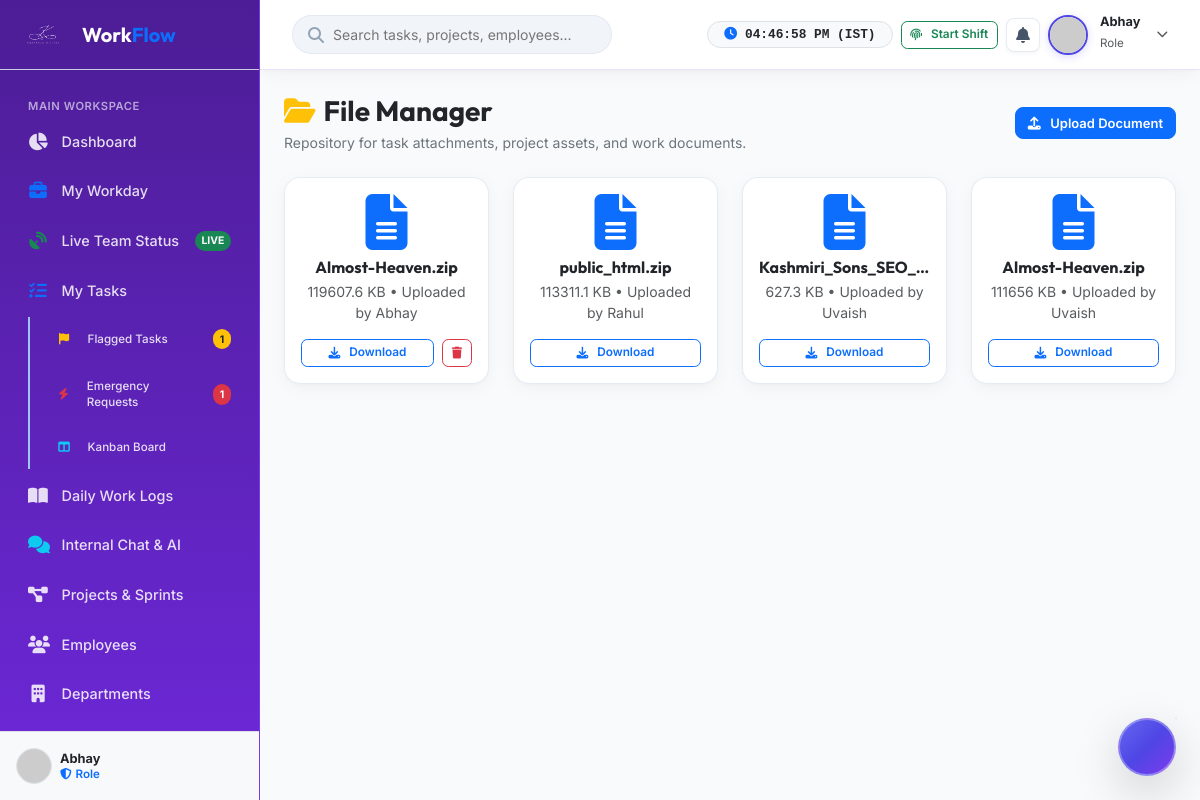
The app's page /files/index.php (signed in) with its own data.
### tables this page shows
CREATE TABLE `task_files` (
  `id` int(11) NOT NULL,
  `task_id` int(11) DEFAULT NULL,
  `project_id` int(11) DEFAULT NULL,
  `user_id` int(11) NOT NULL,
  `file_name` varchar(255) NOT NULL,
  `file_path` varchar(255) NOT NULL,
  `file_size` int(11) NOT NULL,
  `file_type` varchar(100) NOT NULL,
  `created_at` datetime DEFAULT current_timestamp()
);

CREATE TABLE `users` (
  `id` int(11) NOT NULL,
  `role_id` int(11) DEFAULT NULL,
  `department_id` int(11) DEFAULT NULL,
  `employee_code` varchar(50) DEFAULT NULL,
  `name` varchar(100) NOT NULL,
  `email` varchar(150) NOT NULL,
  `username` varchar(100) DEFAULT NULL,
  `password` varchar(255) DEFAULT NULL,
  `password_hash` varchar(255) NOT NULL,
  `phone` varchar(50) DEFAULT NULL,
  `avatar` varchar(255) DEFAULT 'default_avatar.png',
  `designation` varchar(150) DEFAULT NULL,
  `shift_timing` varchar(100) DEFAULT '09:40 AM - 06:30 PM (Fixed Office)',
  `role` varchar(20) NOT NULL DEFAULT 'STAFF',
  `status` varchar(20) NOT NULL DEFAULT 'active',
  `remember_token` varchar(100) DEFAULT NULL,
  `last_login` datetime DEFAULT NULL,
  `created_at` datetime NOT NULL DEFAULT current_timestamp(),
  `updated_at` datetime NOT NULL DEFAULT current_timestamp() ON UPDATE current_timestamp()
);

### files/index.php (called while the page is built, shortened)
<?php
require_once dirname(__DIR__) . '/public/index.php';

### php_app/config/app.php (called while the page is built, shortened)
<?php
function sanitize($input) {
    return htmlspecialchars(trim((string)$input), ENT_QUOTES, 'UTF-8');
}
function checkSessionTimeout(): void {
    $timeout = 1800;
}

### php_app/helpers/functions.php (called while the page is built, shortened)
<?php
require_once __DIR__ . '/../config/app.php';
function getCurrentUser(): ?array {
    if (isset($_SESSION['user']) && is_array($_SESSION['user'])) {
        return $_SESSION['user'];
    }
    return null;
}
function getUserRoleCategory(?array $user): string {
    $roleName = strtolower($user['role_name'] ?? '');
    $roleId = (int)($user['role_id'] ?? 0);
    return 'employee';
}
function hasRole($roleNames): bool {
    $user = getCurrentUser();
    if (is_string($roleNames)) {
        $roleNames = [$roleNames];
    }
    $roleName = strtolower($user['role_name'] ?? '');
    $category = getUserRoleCategory($user);
    $normalizedRoles = array_map('strtolower', $roleNames);
    return in_array($roleName, $normalizedRoles);
}

### php_app/views/files.php (the view, shortened to what this page needs)
<?php
require_once __DIR__ . '/includes/header.php';
require_once __DIR__ . '/includes/sidebar.php';
$db = Database::getConnection();
$files = $db->query("
    SELECT tf.*, u.name as uploader_name
    FROM task_files tf
    JOIN users u ON tf.user_id = u.id
    ORDER BY tf.id DESC
")->fetchAll();
?>
<div class="main-wrapper">
    <?php require_once __DIR__ . '/includes/navbar.php'; ?>
    <div class="p-4">
        <div class="d-flex justify-content-between align-items-center mb-4 flex-wrap gap-2">
            <div>
                <h3 class="fw-bold text-dark mb-1"><i class="fas fa-folder-open text-warning me-2"></i>File Manager</h3>
                <p class="text-secondary small mb-0">Repository for task attachments, project assets, and work documents.</p>
            </div>
            <button class="btn btn-primary" data-bs-toggle="modal" data-bs-target="#uploadFileModal"><i class="fas fa-upload me-1"></i>Upload Document</button>
        </div>
        <div class="row g-4">
            <?php if ($files): foreach ($files as $f):
                $canDelete = (hasRole('admin') || ($user['role_name'] ?? '') === 'admin' || (int)$f['user_id'] === (int)$user['id']);
            ?>
                <div class="col-xl-3 col-lg-4 col-md-6" id="file-card-<?= (int)$f['id'] ?>">
                    <div class="glass-card text-center p-3 h-100 d-flex flex-column justify-content-between">
                        <div>
                            <i class="fas fa-file-lines display-4 text-primary mb-2"></i>
                            <h6 class="fw-bold text-dark mb-1 text-truncate" title="<?= sanitize($f['file_name']) ?>"><?= sanitize($f['file_name']) ?></h6>
                            <div class="small text-muted mb-3"><?= round($f['file_size'] / 1024, 1) ?> KB • Uploaded by <?= sanitize($f['uploader_name']) ?></div>
                        </div>
                        <div class="d-flex gap-2">
                            <a href="<?= BASE_URL ?>/api/files?action=download&id=<?= (int)$f['id'] ?>" class="btn btn-sm btn-outline-primary flex-fill"><i class="fas fa-download me-1"></i>Download</a>
                            <?php if ($canDelete): ?>
                                <button type="button" onclick="deleteFile(<?= (int)$f['id'] ?>)" class="btn btn-sm btn-outline-danger" title="Delete File"><i class="fas fa-trash"></i></button>
                            <?php endif; ?>
                        </div>
                    </div>
                </div>
            <?php endforeach; else: ?>
                <div class="col-12"><div class="glass-card text-center text-muted py-5"><i class="fas fa-folder-open fs-1 mb-2"></i><div>No uploaded files yet.</div></div></div>
            <?php endif; ?>
        </div>
    </div>
</div>
<?php require_once __DIR__ . '/includes/footer.php'; ?>

### assets/css/style.css (style rules this page uses)
:root { --bg-primary: #f8fafc; --bg-secondary: #ffffff; --bg-card: rgba(255, 255, 255, 0.92); --bg-card-hover: rgba(255, 255, 255, 0.98); --border-color: rgba(226, 232, 240, 0.85); --border-glow: rgba(79, 70, 229, 0.25); --text-primary: #0f172a; --text-secondary: #475569; --text-muted: #94a3b8; --accent-primary: #4f46e5; --accent-secondary: #7c3aed; --accent-gradient: linear-gradient(135deg, #4f46e5 0%, #7c3aed 100%); --accent-gradient-subtle: linear-gradient(135deg, rgba(79, 70, 229, 0.08) 0%, rgba(124, 58, 237, 0.08) 100%); --success-color: #10b981; --warning-color: #f59e0b; --danger-color: #ef4444; --info-color: #3b82f6; --sidebar-width: 260px; --navbar-height: 70px; --box-shadow: 0 4px 20px -2px rgba(0, 0, 0, 0.05), 0 2px 6px -1px rgba(0, 0, 0, 0.03); --box-shadow-hover: 0 20px 35px -10px rgba(79, 70, 229, 0.15), 0 4px 10px -2px rgba(0, 0, 0, 0.04); --glass-blur: blur(16px); --transition: all 0.3s cubic-bezier(0.4, 0, 0.2, 1); }
* { margin: 0; padding: 0; box-sizing: border-box; }
body { font-family: 'Inter', 'Poppins', sans-serif; background-color: var(--bg-primary); color: var(--text-primary); min-height: 100vh; overflow-x: hidden; }
h1, h2, h3, h4, h5, h6, .font-heading { font-family: 'Outfit', sans-serif; font-weight: 600; color: var(--text-primary); }
.main-wrapper { margin-left: var(--sidebar-width); width: calc(100% - var(--sidebar-width)); max-width: calc(100% - var(--sidebar-width)); min-width: 0; flex: 1 1 auto; display: flex; flex-direction: column; min-height: 100vh; box-sizing: border-box; overflow-x: hidden; transition: var(--transition); }
.glass-card { background: var(--bg-card); backdrop-filter: var(--glass-blur); -webkit-backdrop-filter: var(--glass-blur); border: 1px solid var(--border-color); border-radius: 1rem; padding: 1.5rem; box-shadow: var(--box-shadow); transition: var(--transition); }
.btn-sm { padding: 0.22rem 0.55rem !important; font-size: 0.74rem !important; line-height: 1.3 !important; border-radius: 0.4rem !important; min-height: 28px !important; font-weight: 600 !important; display: inline-flex !important; align-items: center !important; justify-content: center !important; gap: 0.3rem !important; }
html, body { width: 100%; overflow-x: hidden !important; position: relative; }
.btn { font-size: 0.8125rem; font-weight: 600; padding: 0.32rem 0.75rem; line-height: 1.35; border-radius: 0.5rem; min-height: 32px; display: inline-flex; align-items: center; justify-content: center; gap: 0.35rem; transition: all 0.15s ease-in-out; }
.btn-sm { font-size: 0.74rem !important; padding: 0.22rem 0.55rem !important; min-height: 28px !important; border-radius: 0.4rem !important; font-weight: 600 !important; }
.glass-card.h-100 { height: 100% !important; display: flex; flex-direction: column; }

### records on screen
task_files: file_name "Almost-Heaven.zip", $f['file_size']/1024 "119607.6", user.name "Abhay"
task_files: file_name "public_html.zip", $f['file_size']/1024 "113311.1", user.name "Rahul"
task_files: file_name "Kashmiri_Sons_SEO_…", $f['file_size']/1024 "627.3", user.name "Uvaish"
task_files: file_name "Almost-Heaven.zip", $f['file_size']/1024 "111656", user.name "Uvaish"

### other values on screen
$sidebarOpenFlagsCount "1"
$sidebarPendingEmergencyCount "1"
$user['name'] "Abhay"
$user['role_title'] "Role"
